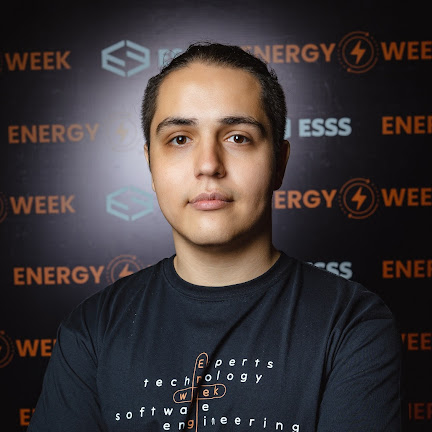
#> input picture opencv/sample.jpg, 432 x 432 px
$ python basic_usage.py
#> lines starting #> are read from the running program, lines starting #| are printed output that depends on the picture
import cv2

# Read a image
image = cv2.imread('sample.jpg')
#> image is the input picture: shape (432, 432, 3); mean B, G, R 57.5, 55.9, 62.9

# Show the image
cv2.imshow("original image", image)
cv2.waitKey(0)

# Convert to grayscale
gray_image = cv2.cvtColor(image, cv2.COLOR_BGR2GRAY)
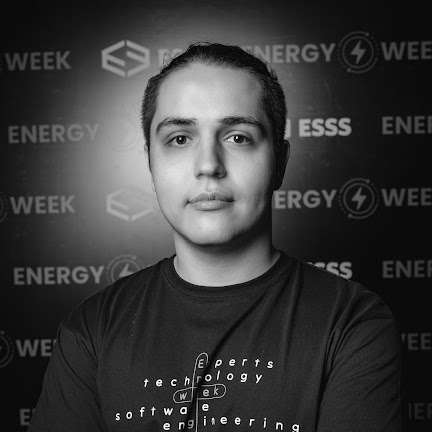
#> gray_image: shape (432, 432); min 0, max 254, mean 58.2
cv2.imshow("grayscale image", gray_image)
cv2.waitKey(0)

# Save the image
cv2.imwrite("gray_image.jpg", gray_image)

# Resize the image
resized_image = cv2.resize(image, (200, 200))
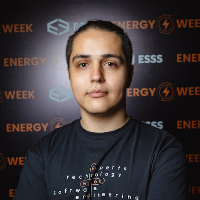
#> resized_image: shape (200, 200, 3); mean B, G, R 57.4, 55.8, 62.8
cv2.imshow("resized image", resized_image)
cv2.waitKey(0)

# Crop the image
cropped_image = image[200:300, 100:200] # height, width
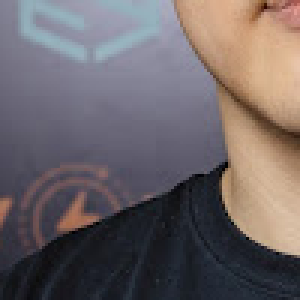
#> cropped_image: shape (100, 100, 3) (shown 3 times larger); mean B, G, R 103.1, 100.6, 109.2
cv2.imshow("cropped image", cropped_image)
cv2.waitKey(0)

# Rotate the image
(h, w) = image.shape[:2]
#> h = 432; w = 432
center = (w // 2, h // 2)
#> center = (216, 216)
rotation_matrix = cv2.getRotationMatrix2D(center, 45, 1.0) # Last value is a scaling factor that is not used in this matrix
rotated_image = cv2.warpAffine(image, rotation_matrix, (w, h))
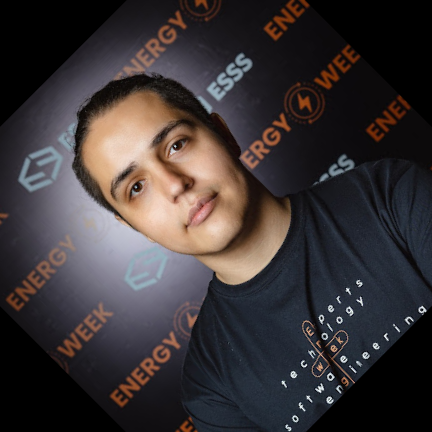
#> rotated_image: shape (432, 432, 3); mean B, G, R 53.7, 52.4, 58.6
cv2.imshow("rotated image", rotated_image)
cv2.waitKey(0)

# Scale a image
scaled_image = cv2.resize(image, None, fx=1.5, fy=0.5)
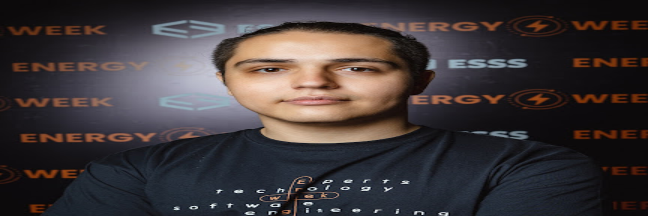
#> scaled_image: shape (216, 648, 3); mean B, G, R 57.5, 55.9, 62.9
cv2.imshow("scaled image", scaled_image)
cv2.waitKey(0)

# Finish example
cv2.destroyAllWindows()
